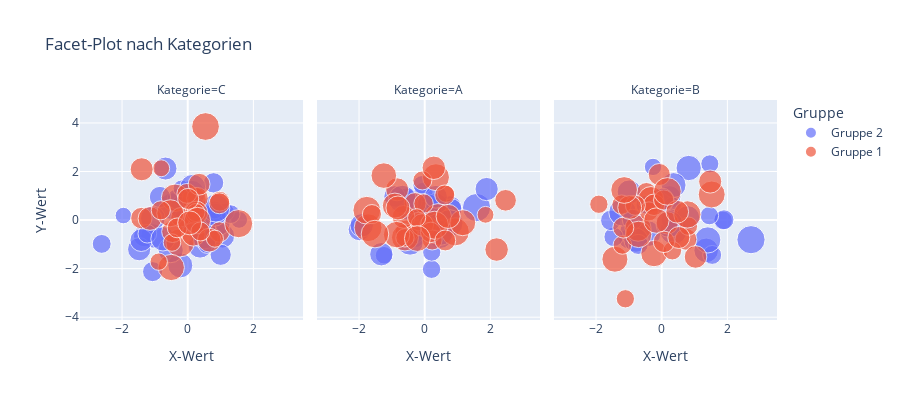
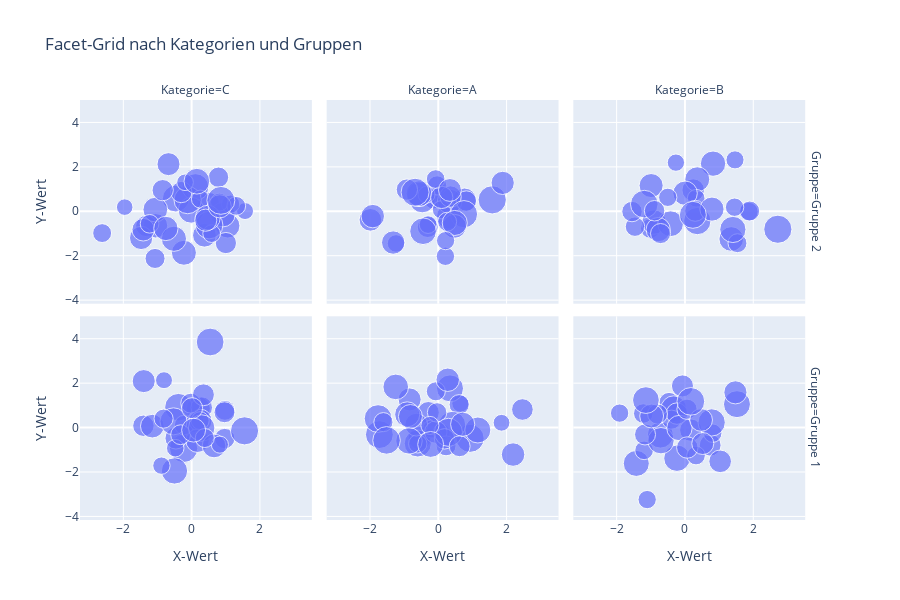

Notebook code cell kept with these figures, in order:
### Markdown cell above
**Erklärung:**
- Mit `specs=[[{"secondary_y": True}]]` erstellst du einen Plot mit sekundärer y-Achse
- `secondary_y=False` oder `True` bestimmt, auf welcher Achse ein Trace dargestellt wird
- `update_yaxes` wird mit dem Parameter `secondary_y` verwendet, um beide Achsen separat zu formatieren
- Dies ist besonders nützlich, um Daten mit unterschiedlichen Einheiten oder Größenordnungen darzustellen

## 3. Facet-Plots mit Plotly Express

### Was sind Facet-Plots?

Facet-Plots (oder "Small Multiples") sind eine spezielle Form von Subplots, bei denen der gleiche Diagrammtyp für verschiedene Teilmengen der Daten wiederholt wird. Dies ist besonders nützlich, um Muster über verschiedene Kategorien hinweg zu vergleichen.

### Beispiel: Facet-Plots nach Kategorien

### Code cell
import plotly.express as px
import pandas as pd
import numpy as np

# Daten generieren
np.random.seed(42)
n = 200
kategorien = ['A', 'B', 'C']
gruppen = ['Gruppe 1', 'Gruppe 2']

df = pd.DataFrame({
    'x': np.random.normal(0, 1, n),
    'y': np.random.normal(0, 1, n),
    'Größe': np.random.uniform(5, 15, n),
    'Kategorie': np.random.choice(kategorien, n),
    'Gruppe': np.random.choice(gruppen, n)
})

# Facet-Plot nach Kategorien
fig = px.scatter(
    df, 
    x='x', 
    y='y',
    size='Größe',
    color='Gruppe',
    facet_col='Kategorie',  # Spalten nach Kategorie aufteilen
    title='Facet-Plot nach Kategorien',
    labels={'x': 'X-Wert', 'y': 'Y-Wert', 'Größe': 'Punktgröße'},
    height=400
)

fig.show()

# Facet-Grid (Zeilen und Spalten)
fig = px.scatter(
    df, 
    x='x', 
    y='y',
    size='Größe',
    facet_col='Kategorie',  # Spalten nach Kategorie aufteilen
    facet_row='Gruppe',     # Zeilen nach Gruppe aufteilen
    title='Facet-Grid nach Kategorien und Gruppen',
    labels={'x': 'X-Wert', 'y': 'Y-Wert', 'Größe': 'Punktgröße'},
    height=600
)

fig.show()

### Figure 1 — Plotly figure (JSON) as saved in the notebook; plotly's stock layout.template omitted (floating-point values rounded to 4 significant figures)
{"data": [{"hovertemplate": "Gruppe=Gruppe 2<br>Kategorie=C<br>X-Wert=%{x}<br>Y-Wert=%{y}<br>Punktgröße=%{marker.size}<extra></extra>", "legendgroup": "Gruppe 2", "marker": {"color": "#636efa", "size": [9.148, 13.5, 11.72, 13.52, 10.61, 12.55, 11.2, 5.145, 8.506, 14.04, 8.483, 10.14, 11.22, 9.921, 8.457, 5.409, 6.689, 11.9, 11.28, 14.21, 9.625, 6.072, 5.201, 6.198, 5.869, 11.46, 6.018, 6.529, 6.607, 11.69, 7.8, 9.254, 10.08, 11.11, 7.546, 8.489, 14.65, 12.41], "sizemode": "area", "sizeref": 0.03749, "symbol": "circle"}, "mode": "markers", "name": "Gruppe 2", "orientation": "v", "showlegend": true, "type": "scatter", "x": [0.4967, -0.4634, -0.2258, 0.1109, 0.3757, -0.0135, -1.058, -1.96, -1.328, -0.1156, -0.3011, -1.479, 1.057, -0.6769, 1.004, 1.565, -2.62, -0.5183, 0.9154, 0.5133, -1.415, 0.2576, -0.1924, 1.143, 0.5869, -1.062, 0.8135, -1.231, 1.307, 0.4738, 0.7871, 0.4128, 0.8221, -0.7537, -1.071, -0.8468, 0.8564, 0.1537], "xaxis": "x", "y": [0.3578, 0.5709, -1.867, 1.089, -1.078, 0.04557, -0.6516, 0.1865, -0.6618, 0.505, 0.8658, -1.2, -0.6533, 2.122, -1.43, 0.01023, -0.9815, -1.238, -0.1518, -0.6227, -0.829, 0.5471, 1.305, 0.3242, -1.006, 0.0758, 0.4129, -0.5637, 0.2437, -0.2887, 1.533, -0.4012, 0.2241, -0.773, -2.124, 0.9504, 0.4919, 1.354], "yaxis": "y"}, {"hovertemplate": "Gruppe=Gruppe 2<br>Kategorie=A<br>X-Wert=%{x}<br>Y-Wert=%{y}<br>Punktgröße=%{marker.size}<extra></extra>", "legendgroup": "Gruppe 2", "marker": {"color": "#636efa", "size": [7.734, 14.97, 10.55, 12.69, 11.06, 11.72, 10.2, 6.364, 8.288, 11.33, 6.923, 7.786, 5.887, 6.206, 9.608, 8.643, 5.367, 10.12, 10.33, 13.91, 12.45, 9.317, 10.71, 8.561, 6.734, 5.802, 10.25, 14.69, 6.544, 9.811, 11.82, 13.31, 6.243], "sizemode": "area", "sizeref": 0.03749, "symbol": "circle"}, "mode": "markers", "name": "Gruppe 2", "orientation": "v", "showlegend": false, "type": "scatter", "x": [-0.1383, 1.579, 0.7674, -0.4695, -0.5623, 0.3142, 0.06753, 0.2089, -0.3092, 0.3313, -0.03583, 0.8219, -0.299, 0.09176, -1.988, 0.3571, -0.3427, 1.886, -1.919, 0.7519, -0.5663, 0.09965, 0.4736, -0.9194, 0.2599, -1.237, -1.32, -0.68, -0.0771, 0.3412, 0.4825, -0.4465, 0.2141], "xaxis": "x2", "y": [0.5608, 0.515, 0.5138, 0.515, 0.759, -0.2368, 0.6863, -2.025, -0.7077, 0.4438, 1.163, 0.4621, -0.6002, 0.0698, -0.3853, 0.6621, 0.7473, 1.278, -0.2177, -0.1301, 0.7917, 0.6241, -0.6772, 0.9751, -0.471, -1.448, -1.407, 0.8577, 1.451, 0.9593, -0.5258, -0.8984, -1.32], "yaxis": "y2"}, {"hovertemplate": "Gruppe=Gruppe 2<br>Kategorie=B<br>X-Wert=%{x}<br>Y-Wert=%{y}<br>Punktgröße=%{marker.size}<extra></extra>", "legendgroup": "Gruppe 2", "marker": {"color": "#636efa", "size": [9.505, 7.286, 11.18, 6.136, 12.04, 11.41, 13.97, 11.68, 6.723, 5.818, 7.093, 11.18, 12.47, 8.221, 10.94, 12.89, 10.87, 6.276, 7.838, 11.06, 13.66, 7.579, 6.709, 14.29, 7.424, 7.886, 6.344, 5.634, 14.9], "sizemode": "area", "sizeref": 0.03749, "symbol": "circle"}, "mode": "markers", "name": "Gruppe 2", "orientation": "v", "showlegend": false, "type": "scatter", "x": [0.242, -1.013, -0.908, 1.466, 0.8225, 1.356, 0.3616, 0.3614, 1.538, 0.3288, -1.464, 0.005113, -0.4206, 0.3015, 0.791, 1.403, -0.9905, -0.5035, -1.551, -0.7833, 0.2323, -0.7144, 1.866, -1.191, 1.897, -0.8895, 1.454, -0.2647, 2.72], "xaxis": "x3", "y": [0.954, -0.7728, -0.4854, 2.315, 2.144, -1.248, -0.44, 1.441, -1.436, 0.5883, -0.6929, 0.8129, -0.5602, 0.021, 0.097, -0.8182, 1.158, 0.6283, -0.01225, -0.8255, -0.1599, -1.003, -0.01851, 0.3227, 0.01259, 0.02451, 0.1833, 2.19, -0.8083], "yaxis": "y3"}, {"hovertemplate": "Gruppe=Gruppe 1<br>Kategorie=C<br>X-Wert=%{x}<br>Y-Wert=%{y}<br>Punktgröße=%{marker.size}<extra></extra>", "legendgroup": "Gruppe 1", "marker": {"color": "#EF553B", "size": [15.0, 14.45, 8.582, 10.52, 10.9, 8.965, 14.27, 7.401, 5.759, 6.77, 7.063, 5.393, 12.99, 13.74, 7.769, 8.705, 9.845, 10.32, 7.425, 9.984, 14.87, 7.372, 6.12, 8.979, 13.17, 10.57, 6.87, 8.237, 5.518, 8.366, 6.812, 5.665, 10.74], "sizemode": "area", "sizeref": 0.03749, "symbol": "circle"}, "mode": "markers", "name": "Gruppe 1", "orientation": "v", "showlegend": true, "type": "scatter", "x": [-0.2341, 0.5426, -1.412, -1.151, 0.1969, -0.4606, -0.3851, 0.9755, -0.4792, 0.08705, -0.2197, -0.8085, -0.5018, -0.5298, 0.9686, 0.2961, 0.2611, 0.1746, -0.02651, -1.402, 1.55, -0.3221, 0.2505, 0.3464, 0.2931, 0.6566, -0.8207, 0.9634, 0.8272, 0.013, 0.3853, -0.8839, 0.05821], "xaxis": "x", "y": [-0.9378, 3.853, 0.08187, 0.06428, 0.8524, -0.4749, 0.9179, 0.7746, -0.9269, 0.1991, 0.1135, 2.133, -1.952, 0.281, -0.493, 0.8996, 0.3073, -0.5916, 1.099, 2.092, -0.1471, -0.3214, 0.3109, 1.475, -0.01902, -0.8272, 0.4017, 0.6901, -0.7673, 0.8723, -0.4692, -1.713, -0.1145], "yaxis": "y"}, {"hovertemplate": "Gruppe=Gruppe 1<br>Kategorie=A<br>X-Wert=%{x}<br>Y-Wert=%{y}<br>Punktgröße=%{marker.size}<extra></extra>", "legendgroup": "Gruppe 1", "marker": {"color": "#EF553B", "size": [5.564, 14.54, 10.2, 13.77, 9.035, 6.34, 5.288, 13.62, 14.5, 7.582, 14.8, 9.926, 6.289, 6.819, 9.74, 5.611, 13.95, 9.474, 8.773, 7.114, 11.79, 10.37, 7.46, 6.866, 7.851, 14.82, 12.69, 6.148, 10.81, 10.33, 8.224, 13.1, 12.6, 10.96, 14.3, 12.31], "sizemode": "area", "sizeref": 0.03749, "symbol": "circle"}, "mode": "markers", "name": "Gruppe 1", "orientation": "v", "showlegend": false, "type": "scatter", "x": [0.6477, -1.725, -0.5444, -0.6006, -0.2917, -0.6017, 1.852, 0.3436, -1.763, 0.6117, 0.9313, -0.8392, -0.1857, -0.07201, -0.6451, 0.09708, 0.4041, -0.07445, 2.463, -0.03471, -0.9094, 2.19, 0.2275, -1.607, 0.1846, 0.297, 1.159, -0.2454, -0.8158, 0.2767, 0.6257, -0.8572, -0.2235, 0.714, -1.515, -1.246], "xaxis": "x2", "y": [1.083, -0.3153, -0.4719, -0.7153, 0.6796, -0.7304, 0.2165, 1.765, 0.405, 1.032, -0.4842, 1.267, -0.05953, 1.632, 0.1307, -0.2081, 0.1173, -0.2022, 0.8135, 0.682, 0.5952, -1.214, -0.8222, 0.245, -0.5069, -0.2134, -0.1088, 0.09768, 0.498, 2.153, -0.8397, -0.5994, -0.7591, 0.1504, -0.5769, 1.831], "yaxis": "y2"}, {"hovertemplate": "Gruppe=Gruppe 1<br>Kategorie=B<br>X-Wert=%{x}<br>Y-Wert=%{y}<br>Punktgröße=%{marker.size}<extra></extra>", "legendgroup": "Gruppe 1", "marker": {"color": "#EF553B", "size": [13.65, 13.13, 7.473, 6.292, 12.72, 7.13, 8.922, 9.375, 12.84, 6.471, 9.591, 6.28, 6.519, 6.388, 10.03, 13.06, 12.48, 6.845, 8.689, 7.524, 12.13, 7.692, 8.275, 8.631, 13.97, 9.104, 10.72, 9.716, 9.118, 14.38, 13.42], "sizemode": "area", "sizeref": 0.03749, "symbol": "circle"}, "mode": "markers", "name": "Gruppe 1", "orientation": "v", "showlegend": false, "type": "scatter", "x": [1.523, -0.2342, -0.4657, -1.913, -1.425, -1.221, 0.7385, 0.1714, -0.7198, 0.3241, 1.031, -1.106, -1.196, 0.8125, 1.478, -0.7021, -0.3277, -0.3921, -0.2346, -0.8023, -0.1613, 0.06023, -1.169, 0.06856, 0.7818, 0.5219, -0.9747, 0.4732, -0.07283, 0.1732, -1.143], "xaxis": "x3", "y": [1.054, -1.378, 1.136, 0.6514, -1.613, 0.6339, -0.7925, -0.1147, -0.3345, -1.261, -1.519, -3.241, -1.024, -0.2526, 1.586, -0.5894, 0.8496, 0.357, 0.6296, 0.6104, -0.0209, 0.8254, -0.3103, -0.8973, 0.232, -0.7184, 0.5193, 0.3418, 1.876, 1.179, 1.238], "yaxis": "y3"}], "layout": {"annotations": [{"font": {}, "showarrow": false, "text": "Kategorie=C", "x": 0.16, "xanchor": "center", "xref": "paper", "y": 1, "yanchor": "bottom", "yref": "paper"}, {"font": {}, "showarrow": false, "text": "Kategorie=A", "x": 0.5, "xanchor": "center", "xref": "paper", "y": 1, "yanchor": "bottom", "yref": "paper"}, {"font": {}, "showarrow": false, "text": "Kategorie=B", "x": 0.84, "xanchor": "center", "xref": "paper", "y": 1, "yanchor": "bottom", "yref": "paper"}], "height": 400, "legend": {"itemsizing": "constant", "title": {"text": "Gruppe"}, "tracegroupgap": 0}, "title": {"text": "Facet-Plot nach Kategorien"}, "xaxis": {"anchor": "y", "domain": [0, 0.32], "title": {"text": "X-Wert"}}, "xaxis2": {"anchor": "y2", "domain": [0.34, 0.66], "matches": "x", "title": {"text": "X-Wert"}}, "xaxis3": {"anchor": "y3", "domain": [0.68, 1.0], "matches": "x", "title": {"text": "X-Wert"}}, "yaxis": {"anchor": "x", "domain": [0, 1], "title": {"text": "Y-Wert"}}, "yaxis2": {"anchor": "x2", "domain": [0, 1], "matches": "y", "showticklabels": false}, "yaxis3": {"anchor": "x3", "domain": [0, 1], "matches": "y", "showticklabels": false}}}

### Figure 2 — Plotly figure (JSON) as saved in the notebook; plotly's stock layout.template omitted (floating-point values rounded to 4 significant figures)
{"data": [{"hovertemplate": "Gruppe=Gruppe 2<br>Kategorie=C<br>X-Wert=%{x}<br>Y-Wert=%{y}<br>Punktgröße=%{marker.size}<extra></extra>", "legendgroup": "", "marker": {"color": "#636efa", "size": [9.148, 13.5, 11.72, 13.52, 10.61, 12.55, 11.2, 5.145, 8.506, 14.04, 8.483, 10.14, 11.22, 9.921, 8.457, 5.409, 6.689, 11.9, 11.28, 14.21, 9.625, 6.072, 5.201, 6.198, 5.869, 11.46, 6.018, 6.529, 6.607, 11.69, 7.8, 9.254, 10.08, 11.11, 7.546, 8.489, 14.65, 12.41], "sizemode": "area", "sizeref": 0.03749, "symbol": "circle"}, "mode": "markers", "name": "", "orientation": "v", "showlegend": false, "type": "scatter", "x": [0.4967, -0.4634, -0.2258, 0.1109, 0.3757, -0.0135, -1.058, -1.96, -1.328, -0.1156, -0.3011, -1.479, 1.057, -0.6769, 1.004, 1.565, -2.62, -0.5183, 0.9154, 0.5133, -1.415, 0.2576, -0.1924, 1.143, 0.5869, -1.062, 0.8135, -1.231, 1.307, 0.4738, 0.7871, 0.4128, 0.8221, -0.7537, -1.071, -0.8468, 0.8564, 0.1537], "xaxis": "x4", "y": [0.3578, 0.5709, -1.867, 1.089, -1.078, 0.04557, -0.6516, 0.1865, -0.6618, 0.505, 0.8658, -1.2, -0.6533, 2.122, -1.43, 0.01023, -0.9815, -1.238, -0.1518, -0.6227, -0.829, 0.5471, 1.305, 0.3242, -1.006, 0.0758, 0.4129, -0.5637, 0.2437, -0.2887, 1.533, -0.4012, 0.2241, -0.773, -2.124, 0.9504, 0.4919, 1.354], "yaxis": "y4"}, {"hovertemplate": "Gruppe=Gruppe 2<br>Kategorie=A<br>X-Wert=%{x}<br>Y-Wert=%{y}<br>Punktgröße=%{marker.size}<extra></extra>", "legendgroup": "", "marker": {"color": "#636efa", "size": [7.734, 14.97, 10.55, 12.69, 11.06, 11.72, 10.2, 6.364, 8.288, 11.33, 6.923, 7.786, 5.887, 6.206, 9.608, 8.643, 5.367, 10.12, 10.33, 13.91, 12.45, 9.317, 10.71, 8.561, 6.734, 5.802, 10.25, 14.69, 6.544, 9.811, 11.82, 13.31, 6.243], "sizemode": "area", "sizeref": 0.03749, "symbol": "circle"}, "mode": "markers", "name": "", "orientation": "v", "showlegend": false, "type": "scatter", "x": [-0.1383, 1.579, 0.7674, -0.4695, -0.5623, 0.3142, 0.06753, 0.2089, -0.3092, 0.3313, -0.03583, 0.8219, -0.299, 0.09176, -1.988, 0.3571, -0.3427, 1.886, -1.919, 0.7519, -0.5663, 0.09965, 0.4736, -0.9194, 0.2599, -1.237, -1.32, -0.68, -0.0771, 0.3412, 0.4825, -0.4465, 0.2141], "xaxis": "x5", "y": [0.5608, 0.515, 0.5138, 0.515, 0.759, -0.2368, 0.6863, -2.025, -0.7077, 0.4438, 1.163, 0.4621, -0.6002, 0.0698, -0.3853, 0.6621, 0.7473, 1.278, -0.2177, -0.1301, 0.7917, 0.6241, -0.6772, 0.9751, -0.471, -1.448, -1.407, 0.8577, 1.451, 0.9593, -0.5258, -0.8984, -1.32], "yaxis": "y5"}, {"hovertemplate": "Gruppe=Gruppe 2<br>Kategorie=B<br>X-Wert=%{x}<br>Y-Wert=%{y}<br>Punktgröße=%{marker.size}<extra></extra>", "legendgroup": "", "marker": {"color": "#636efa", "size": [9.505, 7.286, 11.18, 6.136, 12.04, 11.41, 13.97, 11.68, 6.723, 5.818, 7.093, 11.18, 12.47, 8.221, 10.94, 12.89, 10.87, 6.276, 7.838, 11.06, 13.66, 7.579, 6.709, 14.29, 7.424, 7.886, 6.344, 5.634, 14.9], "sizemode": "area", "sizeref": 0.03749, "symbol": "circle"}, "mode": "markers", "name": "", "orientation": "v", "showlegend": false, "type": "scatter", "x": [0.242, -1.013, -0.908, 1.466, 0.8225, 1.356, 0.3616, 0.3614, 1.538, 0.3288, -1.464, 0.005113, -0.4206, 0.3015, 0.791, 1.403, -0.9905, -0.5035, -1.551, -0.7833, 0.2323, -0.7144, 1.866, -1.191, 1.897, -0.8895, 1.454, -0.2647, 2.72], "xaxis": "x6", "y": [0.954, -0.7728, -0.4854, 2.315, 2.144, -1.248, -0.44, 1.441, -1.436, 0.5883, -0.6929, 0.8129, -0.5602, 0.021, 0.097, -0.8182, 1.158, 0.6283, -0.01225, -0.8255, -0.1599, -1.003, -0.01851, 0.3227, 0.01259, 0.02451, 0.1833, 2.19, -0.8083], "yaxis": "y6"}, {"hovertemplate": "Gruppe=Gruppe 1<br>Kategorie=C<br>X-Wert=%{x}<br>Y-Wert=%{y}<br>Punktgröße=%{marker.size}<extra></extra>", "legendgroup": "", "marker": {"color": "#636efa", "size": [15.0, 14.45, 8.582, 10.52, 10.9, 8.965, 14.27, 7.401, 5.759, 6.77, 7.063, 5.393, 12.99, 13.74, 7.769, 8.705, 9.845, 10.32, 7.425, 9.984, 14.87, 7.372, 6.12, 8.979, 13.17, 10.57, 6.87, 8.237, 5.518, 8.366, 6.812, 5.665, 10.74], "sizemode": "area", "sizeref": 0.03749, "symbol": "circle"}, "mode": "markers", "name": "", "orientation": "v", "showlegend": false, "type": "scatter", "x": [-0.2341, 0.5426, -1.412, -1.151, 0.1969, -0.4606, -0.3851, 0.9755, -0.4792, 0.08705, -0.2197, -0.8085, -0.5018, -0.5298, 0.9686, 0.2961, 0.2611, 0.1746, -0.02651, -1.402, 1.55, -0.3221, 0.2505, 0.3464, 0.2931, 0.6566, -0.8207, 0.9634, 0.8272, 0.013, 0.3853, -0.8839, 0.05821], "xaxis": "x", "y": [-0.9378, 3.853, 0.08187, 0.06428, 0.8524, -0.4749, 0.9179, 0.7746, -0.9269, 0.1991, 0.1135, 2.133, -1.952, 0.281, -0.493, 0.8996, 0.3073, -0.5916, 1.099, 2.092, -0.1471, -0.3214, 0.3109, 1.475, -0.01902, -0.8272, 0.4017, 0.6901, -0.7673, 0.8723, -0.4692, -1.713, -0.1145], "yaxis": "y"}, {"hovertemplate": "Gruppe=Gruppe 1<br>Kategorie=A<br>X-Wert=%{x}<br>Y-Wert=%{y}<br>Punktgröße=%{marker.size}<extra></extra>", "legendgroup": "", "marker": {"color": "#636efa", "size": [5.564, 14.54, 10.2, 13.77, 9.035, 6.34, 5.288, 13.62, 14.5, 7.582, 14.8, 9.926, 6.289, 6.819, 9.74, 5.611, 13.95, 9.474, 8.773, 7.114, 11.79, 10.37, 7.46, 6.866, 7.851, 14.82, 12.69, 6.148, 10.81, 10.33, 8.224, 13.1, 12.6, 10.96, 14.3, 12.31], "sizemode": "area", "sizeref": 0.03749, "symbol": "circle"}, "mode": "markers", "name": "", "orientation": "v", "showlegend": false, "type": "scatter", "x": [0.6477, -1.725, -0.5444, -0.6006, -0.2917, -0.6017, 1.852, 0.3436, -1.763, 0.6117, 0.9313, -0.8392, -0.1857, -0.07201, -0.6451, 0.09708, 0.4041, -0.07445, 2.463, -0.03471, -0.9094, 2.19, 0.2275, -1.607, 0.1846, 0.297, 1.159, -0.2454, -0.8158, 0.2767, 0.6257, -0.8572, -0.2235, 0.714, -1.515, -1.246], "xaxis": "x2", "y": [1.083, -0.3153, -0.4719, -0.7153, 0.6796, -0.7304, 0.2165, 1.765, 0.405, 1.032, -0.4842, 1.267, -0.05953, 1.632, 0.1307, -0.2081, 0.1173, -0.2022, 0.8135, 0.682, 0.5952, -1.214, -0.8222, 0.245, -0.5069, -0.2134, -0.1088, 0.09768, 0.498, 2.153, -0.8397, -0.5994, -0.7591, 0.1504, -0.5769, 1.831], "yaxis": "y2"}, {"hovertemplate": "Gruppe=Gruppe 1<br>Kategorie=B<br>X-Wert=%{x}<br>Y-Wert=%{y}<br>Punktgröße=%{marker.size}<extra></extra>", "legendgroup": "", "marker": {"color": "#636efa", "size": [13.65, 13.13, 7.473, 6.292, 12.72, 7.13, 8.922, 9.375, 12.84, 6.471, 9.591, 6.28, 6.519, 6.388, 10.03, 13.06, 12.48, 6.845, 8.689, 7.524, 12.13, 7.692, 8.275, 8.631, 13.97, 9.104, 10.72, 9.716, 9.118, 14.38, 13.42], "sizemode": "area", "sizeref": 0.03749, "symbol": "circle"}, "mode": "markers", "name": "", "orientation": "v", "showlegend": false, "type": "scatter", "x": [1.523, -0.2342, -0.4657, -1.913, -1.425, -1.221, 0.7385, 0.1714, -0.7198, 0.3241, 1.031, -1.106, -1.196, 0.8125, 1.478, -0.7021, -0.3277, -0.3921, -0.2346, -0.8023, -0.1613, 0.06023, -1.169, 0.06856, 0.7818, 0.5219, -0.9747, 0.4732, -0.07283, 0.1732, -1.143], "xaxis": "x3", "y": [1.054, -1.378, 1.136, 0.6514, -1.613, 0.6339, -0.7925, -0.1147, -0.3345, -1.261, -1.519, -3.241, -1.024, -0.2526, 1.586, -0.5894, 0.8496, 0.357, 0.6296, 0.6104, -0.0209, 0.8254, -0.3103, -0.8973, 0.232, -0.7184, 0.5193, 0.3418, 1.876, 1.179, 1.238], "yaxis": "y3"}], "layout": {"annotations": [{"font": {}, "showarrow": false, "text": "Kategorie=C", "x": 0.1567, "xanchor": "center", "xref": "paper", "y": 1, "yanchor": "bottom", "yref": "paper"}, {"font": {}, "showarrow": false, "text": "Kategorie=A", "x": 0.49, "xanchor": "center", "xref": "paper", "y": 1, "yanchor": "bottom", "yref": "paper"}, {"font": {}, "showarrow": false, "text": "Kategorie=B", "x": 0.8233, "xanchor": "center", "xref": "paper", "y": 1, "yanchor": "bottom", "yref": "paper"}, {"font": {}, "showarrow": false, "text": "Gruppe=Gruppe 1", "textangle": 90, "x": 0.98, "xanchor": "left", "xref": "paper", "y": 0.2425, "yanchor": "middle", "yref": "paper"}, {"font": {}, "showarrow": false, "text": "Gruppe=Gruppe 2", "textangle": 90, "x": 0.98, "xanchor": "left", "xref": "paper", "y": 0.7575, "yanchor": "middle", "yref": "paper"}], "height": 600, "legend": {"itemsizing": "constant", "tracegroupgap": 0}, "title": {"text": "Facet-Grid nach Kategorien und Gruppen"}, "xaxis": {"anchor": "y", "domain": [0, 0.3133], "title": {"text": "X-Wert"}}, "xaxis2": {"anchor": "y2", "domain": [0.3333, 0.6467], "matches": "x", "title": {"text": "X-Wert"}}, "xaxis3": {"anchor": "y3", "domain": [0.6667, 0.98], "matches": "x", "title": {"text": "X-Wert"}}, "xaxis4": {"anchor": "y4", "domain": [0, 0.3133], "matches": "x", "showticklabels": false}, "xaxis5": {"anchor": "y5", "domain": [0.3333, 0.6467], "matches": "x", "showticklabels": false}, "xaxis6": {"anchor": "y6", "domain": [0.6667, 0.98], "matches": "x", "showticklabels": false}, "yaxis": {"anchor": "x", "domain": [0, 0.485], "title": {"text": "Y-Wert"}}, "yaxis2": {"anchor": "x2", "domain": [0, 0.485], "matches": "y", "showticklabels": false}, "yaxis3": {"anchor": "x3", "domain": [0, 0.485], "matches": "y", "showticklabels": false}, "yaxis4": {"anchor": "x4", "domain": [0.515, 1], "matches": "y", "title": {"text": "Y-Wert"}}, "yaxis5": {"anchor": "x5", "domain": [0.515, 1], "matches": "y", "showticklabels": false}, "yaxis6": {"anchor": "x6", "domain": [0.515, 1], "matches": "y", "showticklabels": false}}}
